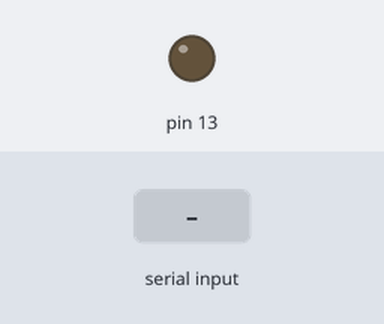
Simulated run of this sketch. Board: Arduino Uno, built with avr-gcc and run on an emulated ATmega328P. Shown: output pins drawn as LEDs (lit = HIGH). Inputs (shaded band) come from the test bench.

Above: at 1.2 s.
1.3 s: "A" received over Serial
At 2.2 s:
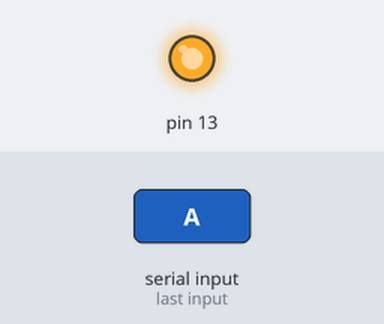
4.0 s: byte 70 ('F') received over Serial
At 10.1 s:
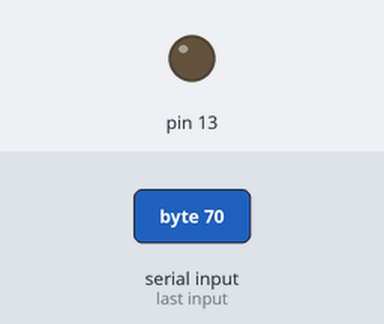
Timing chart, 0 to 11.6 s (numbered marks = the images above; inputs shaded):
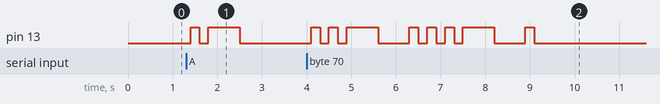

The sketch:

day2.ino
```cpp
void setup() {
  pinMode(13, OUTPUT);
 Serial.begin(9600);
  }

  void loop(){

  char ch;
  if(Serial.available()){
  ch = Serial.read();
   }
  if(ch == 'A' || ch == 'a') {
   shortex();
    longex();
    }

    if(ch == 'B' || ch == 'b') {

    longex();
     shortex();
      shortex();
       shortex();
    }


    if(ch == 'C' || ch == 'c') {
   longex();
      shortex();
     longex();
     shortex();
    }

    if(ch == 'D' || ch == 'd') {
  longex();
      shortex();
     shortex();
    }

    if(ch == 'E' || ch == 'e') {
  shortex();
    }

 if(ch == 'F' || ch == 'f') {
  shortex();
    shortex();
    longex();
    shortex();
    }

   if(ch == 'F' || ch == 'f') {
  shortex();
    shortex();
    longex();
    shortex();
    }

    if(ch == 'G' || ch == 'g') {

    longex();
    longex();
    shortex();
    }

    if(ch == 'H' || ch == 'h') {
  shortex();
    shortex();
    shortex();
    shortex();
    }

    if(ch == 'I' || ch == 'i') {
  shortex();
   shortex();

    }

    if(ch == 'J' || ch == 'j') {

    shortex();
    longex();
    longex();
    longex();
    }

    if(ch == 'K' || ch == 'k') {

    longex();
    shortex();
    longex();
    }

    if(ch == 'L' || ch == 'l') {
  shortex();
  longex();
    shortex();
    shortex();
    }

    if(ch == 'M' || ch == 'm') {

    longex();
    longex();
    }

    if(ch == 'N' || ch == 'n') {

    longex();
    shortex();
    }

    if(ch == 'O' || ch == 'o') {

    longex();
   longex();
   longex();
    }

   if(ch == 'P' || ch == 'p') {
  shortex();
    longex();
   longex();
   shortex();
    }

    if(ch == 'Q' || ch == 'q') {

    longex();
   longex();
   shortex();
   longex();

    }

    if(ch == 'R' || ch == 'r') {

    shortex();
   longex();
   shortex();
    }

delay(100);
    }


  void shortex() {
        digitalWrite(13, HIGH);
    delay(200);
    digitalWrite(13, LOW);
    delay(200);
        }

        void longex() {
        digitalWrite(13, HIGH);
    delay(700);
    digitalWrite(13, LOW);
    delay(700);
        }
```

Measured:
- after the input at 1.3 s, pin 13: LOW → HIGH after 0.10 s, → LOW 0.20 s later, → HIGH 0.20 s later, → LOW 0.70 s later
- after the input at 4.0 s, pin 13: LOW → HIGH after 0.10 s, → LOW 0.20 s later, → HIGH 0.20 s later, → LOW 0.20 s later, … (16 changes in this stretch)
